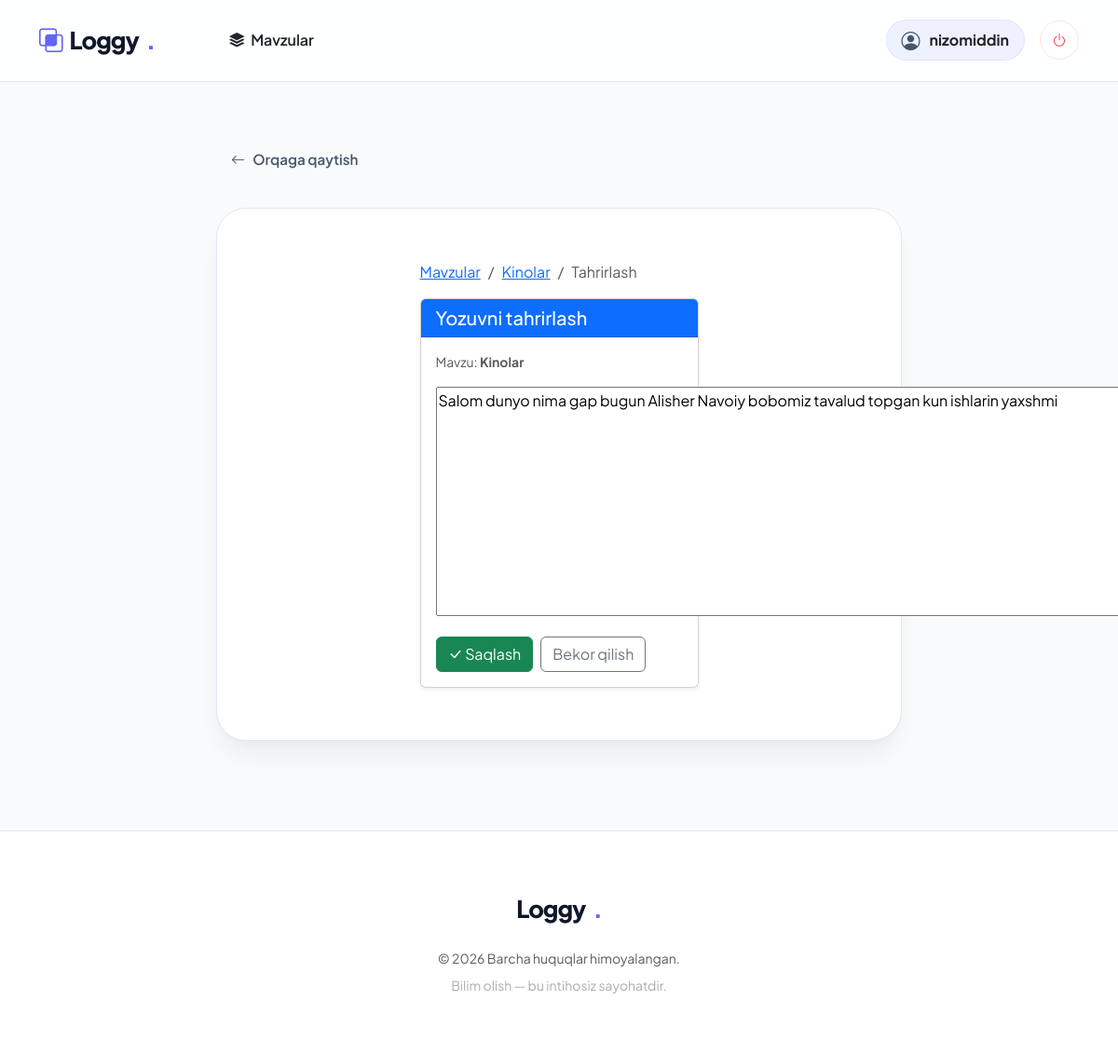
The page /edit_entry/4/ (signed in) on the database its author committed.
### learning_logs/models.py (models this page shows, shortened)
class Topic(models.Model):
    text = models.CharField(max_length=200)
    date_added = models.DateTimeField(auto_now_add=True)
    owner = models.ForeignKey(User, on_delete=models.CASCADE)
    def __str__(self):
        return self.text

class Entry(models.Model):
    topic = models.ForeignKey(Topic, on_delete=models.CASCADE)
    text = models.TextField()
    date_added = models.DateTimeField(auto_now_add=True)
    class Meta:
        verbose_name_plural = 'entries'

### learning_logs/views.py (the view)
# urls.py: path('edit_entry/<int:entry_id>/', views.edit_entry, name='edit_entry'),
@login_required
def edit_entry(request, entry_id):
    entry = get_object_or_404(Entry, id=entry_id)
    topic = entry.topic
    if topic.owner != request.user:
        raise Http404
    if request.method != 'POST':
        form = EntryModelForm(instance=entry)
    else:
        form = EntryModelForm(instance=entry, data=request.POST)
        if form.is_valid():
            form.save()
            return HttpResponseRedirect(reverse('learning_logs:topic', args=[topic.id]))
    context = {'entry': entry, 'topic': topic, 'form': form}
    return render(request, 'learning_logs/edit_entry.html', context)

### learning_logs/forms.py
class EntryModelForm(forms.ModelForm):
    class Meta:
        model = Entry
        fields = ['text']
        labels = {'text': ''}
        widgets = {'text': forms.Textarea(attrs={'cols': 80})}

### learning_logs/templates/learning_logs/edit_entry.html (shortened to what this page needs)
{% extends "learning_logs/base.html" %}
{% block content %}
<div class="row justify-content-center">
    <div class="col-md-8 col-lg-6">
        <nav aria-label="breadcrumb">
            <ol class="breadcrumb">
                <li class="breadcrumb-item"><a href="{% url 'learning_logs:topics' %}">Mavzular</a></li>
                <li class="breadcrumb-item"><a href="{% url 'learning_logs:topic' topic.id %}">{{ topic }}</a></li>
                <li class="breadcrumb-item active" aria-current="page">Tahrirlash</li>
            </ol>
        </nav>
        <div class="card shadow-sm mt-3">
            <div class="card-header bg-primary text-white">
                <h5 class="card-title mb-0">Yozuvni tahrirlash</h5>
            </div>
            <div class="card-body">
                <p class="text-muted small">Mavzu: <strong>{{ topic }}</strong></p>
                <form action="{% url 'learning_logs:edit_entry' entry.id %}" method='post'>
                    <div class="mb-3">
                        {{ form.as_p }}
                    </div>
                    <div class="d-grid gap-2 d-md-flex justify-content-md-start">
                        <button name="submit" class="btn btn-success">
                            <i class="bi bi-check-lg"></i> Saqlash
                        </button>
                        <a href="{% url 'learning_logs:topic' topic.id %}" class="btn btn-outline-secondary">
                            Bekor qilish
                        </a>
                    </div>
                </form>
            </div>
        </div>
    </div>
</div>
{% endblock content %}

### learning_logs/templates/learning_logs/base.html (shortened to what this page needs)
<!DOCTYPE html>
<html lang="uz">
<head>
    <link href="https://cdn.jsdelivr.net/npm/bootstrap@5.3.2/dist/css/bootstrap.min.css" rel="stylesheet">
    <link rel="stylesheet" href="https://cdn.jsdelivr.net/npm/bootstrap-icons@1.11.2/font/bootstrap-icons.css">
</head>
<body class="d-flex flex-column min-vh-100">
    <nav class="navbar navbar-expand-lg sticky-top">
        <div class="container">
            <a class="navbar-brand" href="{% url 'learning_logs:index' %}">
                <i class="bi bi-intersect brand-dot"></i> Loggy<span class="brand-dot">.</span>
            </a>
            <div class="collapse navbar-collapse" id="navbarNav">
                <ul class="navbar-nav me-auto ps-lg-5">
                    <li class="nav-item">
                        <a class="nav-link fw-semibold px-3 text-dark" href="{% url 'learning_logs:topics' %}">
                            <i class="bi bi-stack me-1"></i> Mavzular
                        </a>
                    </li>
                </ul>
                <div class="d-flex align-items-center gap-3">
                    {% if user.is_authenticated %}
                        <div class="user-pill d-none d-sm-flex">
                            <i class="bi bi-person-circle text-accent fs-5"></i>
                            <span class="fw-bold text-dark fs-6">{{ user.username }}</span>
                        </div>
                        <form action="{% url 'users:logout' %}" method="post" class="m-0">
                            <button type="submit" class="logout-btn-circle" title="Chiqish">
                                <i class="bi bi-power"></i>
                            </button>
                        </form>
                    {% else %}
                        <a href="{% url 'users:login' %}" class="btn btn-link text-decoration-none text-dark fw-bold px-4">Kirish</a>
                        <a href="{% url 'users:register' %}" class="btn btn-brand">Boshlash</a>
                    {% endif %}
                </div>
            </div>
        </div>
    </nav>
    <main class="container main-container">
        <div class="row justify-content-center">
            <div class="col-xl-8 col-lg-10">
                {% if request.resolver_match.url_name != 'index' %}
                    <a href="javascript:history.back()" class="back-nav">
                        <i class="bi bi-arrow-left"></i> Orqaga qaytish
                    </a>
                {% endif %}
                <div class="content-box">
                    {% block content %}{% endblock content %}
                </div>
            </div>
        </div>
    </main>
    <footer class="text-center mt-auto">
        <div class="container">
            <div class="mb-4">
                <a class="navbar-brand justify-content-center" href="#">
                    Loggy<span class="brand-dot">.</span>
                </a>
            </div>
            <div class="text-muted small mb-0">
                &copy; 2026 Barcha huquqlar himoyalangan. <br>
                <span class="opacity-50 mt-2 d-block">Bilim olish — bu intihosiz sayohatdir.</span>
            </div>
        </div>
    </footer>
</body>
</html>

### learning_logs/templates/learning_logs/base.html (style rules this page uses)
:root { --accent: #6366f1; --accent-soft: #eef2ff; --surface: #ffffff; --background: #f8fafc; --text-heading: #0f172a; --text-body: #475569; --nav-bg: rgba(255, 255, 255, 0.85); --border: #e2e8f0; }
body { font-family: 'Plus Jakarta Sans', sans-serif; background-color: var(--background); color: var(--text-body); -webkit-font-smoothing: antialiased; text-rendering: optimizeLegibility; overflow-x: hidden; }
.navbar-brand { font-weight: 800; font-size: 1.6rem; letter-spacing: -1px; color: var(--text-heading) !important; display: flex; align-items: center; gap: 8px; }
.brand-dot { color: var(--accent); }
.navbar { padding: 1.2rem 0; backdrop-filter: blur(16px) saturate(180%); background: var(--nav-bg); border-bottom: 1px solid var(--border); transition: all 0.3s ease; }
.content-box { background: var(--surface); border-radius: 32px; padding: 3.5rem; border: 1px solid var(--border); box-shadow: 0 4px 6px -1px rgba(0, 0, 0, 0.02), 0 20px 25px -5px rgba(0, 0, 0, 0.05); transition: transform 0.3s ease; }
.user-pill { background: var(--accent-soft); padding: 6px 16px; border-radius: 100px; display: flex; align-items: center; gap: 10px; border: 1px solid rgba(99, 102, 241, 0.1); }
.logout-btn-circle { width: 42px; height: 42px; border-radius: 50%; display: flex; align-items: center; justify-content: center; background: #fff; color: #ef4444; border: 1px solid #fee2e2; transition: all 0.2s; }
.back-nav { display: inline-flex; align-items: center; gap: 8px; color: var(--text-body); text-decoration: none; font-weight: 600; font-size: 0.95rem; margin-bottom: 2rem; padding: 8px 16px; border-radius: 12px; transition: all 0.2s; }
.main-container { margin-top: 4rem; margin-bottom: 6rem; }
footer { background: var(--surface); padding: 4rem 0; border-top: 1px solid var(--border); }
.content-box { animation: fadeIn 0.6s ease-out; }

### rows shown on the page
Topic: text "Kinolar"
Entry: text "Salom dunyo nima gap bugun Alisher Navoiy bobomiz tavalud topgan kun ishlarin yaxshmi"

### other values the page prints
{{ user.username }} "nizomiddin"
